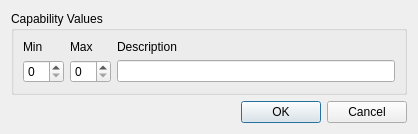
<ui version="4.0" >
 <class>EditCapability</class>
 <widget class="QDialog" name="EditCapability" >
  <property name="geometry" >
   <rect>
    <x>0</x>
    <y>0</y>
    <width>418</width>
    <height>134</height>
   </rect>
  </property>
  <property name="windowTitle" >
   <string>Dialog</string>
  </property>
  <layout class="QVBoxLayout" >
   <item>
    <widget class="QGroupBox" name="m_valueGroup" >
     <property name="title" >
      <string>Capability Values</string>
     </property>
     <layout class="QGridLayout" >
      <item row="0" column="0" >
       <widget class="QLabel" name="m_minLabel" >
        <property name="text" >
         <string>Min</string>
        </property>
       </widget>
      </item>
      <item row="0" column="1" >
       <widget class="QLabel" name="m_maxLabel" >
        <property name="text" >
         <string>Max</string>
        </property>
       </widget>
      </item>
      <item row="0" column="2" >
       <widget class="QLabel" name="m_descriptionLabel" >
        <property name="text" >
         <string>Description</string>
        </property>
       </widget>
      </item>
      <item row="1" column="0" >
       <widget class="QSpinBox" name="m_minSpin" />
      </item>
      <item row="1" column="1" >
       <widget class="QSpinBox" name="m_maxSpin" />
      </item>
      <item row="1" column="2" >
       <widget class="QLineEdit" name="m_descriptionEdit" />
      </item>
     </layout>
    </widget>
   </item>
   <item>
    <widget class="QDialogButtonBox" name="m_buttonBox" >
     <property name="orientation" >
      <enum>Qt::Horizontal</enum>
     </property>
     <property name="standardButtons" >
      <set>QDialogButtonBox::Cancel|QDialogButtonBox::NoButton|QDialogButtonBox::Ok</set>
     </property>
    </widget>
   </item>
  </layout>
 </widget>
 <resources/>
 <connections>
  <connection>
   <sender>m_buttonBox</sender>
   <signal>accepted()</signal>
   <receiver>EditCapability</receiver>
   <slot>accept()</slot>
   <hints>
    <hint type="sourcelabel" >
     <x>248</x>
     <y>254</y>
    </hint>
    <hint type="destinationlabel" >
     <x>157</x>
     <y>274</y>
    </hint>
   </hints>
  </connection>
  <connection>
   <sender>m_buttonBox</sender>
   <signal>rejected()</signal>
   <receiver>EditCapability</receiver>
   <slot>reject()</slot>
   <hints>
    <hint type="sourcelabel" >
     <x>316</x>
     <y>260</y>
    </hint>
    <hint type="destinationlabel" >
     <x>286</x>
     <y>274</y>
    </hint>
   </hints>
  </connection>
 </connections>
</ui>
